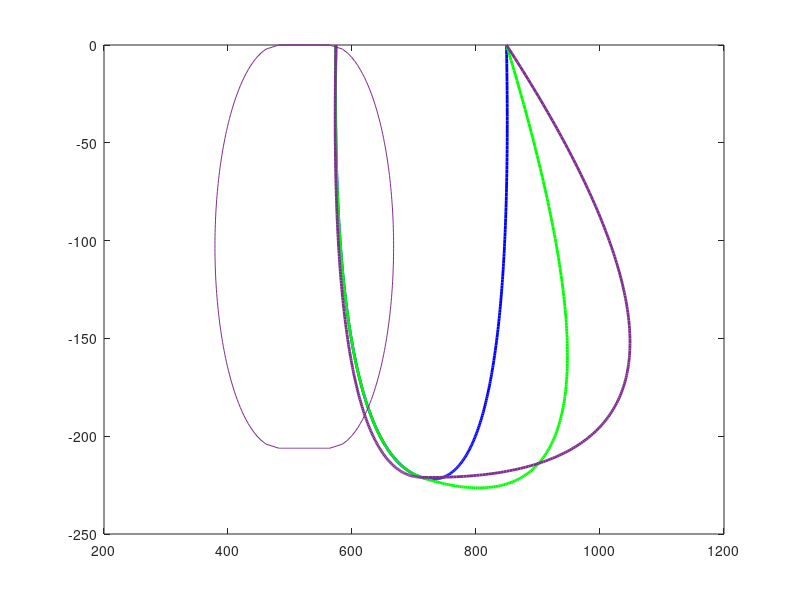

The MATLAB script that drew this image: (Note: this script raises an error after producing the figure.)
clc;
clear;
close all;
box('on');
set(gcf, 'Position', [1000 500 800 750]);
brown = [200 100 16]/256;
orange = [0.8500 0.3250 0.0980];
purple = [0.4940 0.1840 0.5560];
forest_green = [34, 139, 34] / 255;


% load P5XBez.mat;
hold on;
% plot([Bez1X, Bez2X], [Bez1Y, Bez2Y], 'Color', 'magenta', 'LineWidth', 2);
% plot(, Bez2Y, 'Color', 'magenta', 'LineWidth', 2);
% 
load 1XBez.mat;

plot( [Bez1Y, Bez2Y],-[Bez1X, Bez2X], 'Color', 'blue', 'LineWidth', 2);
% plot(Bez2X, Bez2Y, 'Color', 'blue', 'LineWidth', 2);
% 
load 1P5XBez.mat;

plot( [Bez1Y, Bez2Y],-[Bez1X, Bez2X], 'Color', 'green', 'LineWidth', 2);
% plot(Bez2X, Bez2Y, 'Color', 'green', 'LineWidth', 2);

load 2XBez.mat;

plot( [Bez1Y, Bez2Y],-[Bez1X, Bez2X], 'Color', purple, 'LineWidth', 2);

load 1XHold.mat
plot( [top_y, straight_y, bot_y, straight_y],-[turn_x, right_x, turn_x2, left_x, ], LineWidth=2, Color='blue', LineStyle='--')
% plot(, , LineWidth=2, Color='black')
% plot(, , LineWidth=2, Color='black')
% plot(, , LineWidth=2, Color='black')

load 1P5XHold.mat
plot([top_y, straight_y, bot_y, straight_y],-[turn_x, right_x, turn_x2, left_x, ],  LineWidth=2, Color='green', LineStyle='--')

load 2XHold.mat
plot( [top_y, straight_y, bot_y, straight_y],-[turn_x, right_x, turn_x2, left_x, ], LineWidth=2, Color=purple, LineStyle='--')
% plot(Bez2X, Bez2Y, 'Color', purple, 'LineWidth', 2);
% 
% load 3XBez.mat;
% 
% plot( [Bez1Y, Bez2Y],-[Bez1X, Bez2X], 'Color', 'magenta', 'LineWidth', 2);
% % plot(Bez2X, Bez2Y, 'Color', 'black', 'LineWidth', 2);
% 
% load 4XBez.mat;
% 
% plot( [Bez1Y, Bez2Y],-[Bez1X, Bez2X], 'Color', 'cyan', 'LineWidth', 2);
% % plot(Bez2X, Bez2Y, 'Color', 'cyan', 'LineWidth', 2);


load Corridors.mat
plot( [B1_NodeY(1), B1_NodeY(2), B2_NodeY(3)],-[corridor, corridor, corridor], 'LineStyle', '--', 'color', orange, LineWidth = 3);
% plot([op_corridor-228, op_corrridor-228, op_corridor-228], [B1_NodeY(1), B1_NodeY(2), B2_NodeY(3)], 'LineStyle', '--', 'color', 'black');
plot( [koz_top, koz_bot,koz_bot, koz_bot, koz_top, koz_top],-[koz_x, koz_x,B1_NodeX(1), koz_x, koz_x, B1_NodeX(1)], color = 'red', linestyle = '--', LineWidth = 3);
% plot([], [], color = 'red', linestyle = '--', LineWidth = 3);
% plot([], [], color = 'red', linestyle = '--', LineWidth = 3);
axis('equal');
grid();
ylim([-300, 200]);
xlim([0, 1100]);
% title('Bezier Curves with Different Requested TOAs', FontSize=14);
ylabel('Y(m)', FontSize=14);
xlabel('X(m)', FontSize=14);
% show();

% load P5XHold.mat
% plot([turn_x, right_x, turn_x2, left_x, ], [top_y, straight_y, bot_y, straight_y], LineWidth=2, Color='black')
% plot([turn_x, right_x], [top_y, straight_y], LineWidth=2, Color='black')


% load 3XHold.mat
% plot( [top_y, straight_y, bot_y, straight_y],-[turn_x, right_x, turn_x2, left_x, ], LineWidth=2, Color='magenta', LineStyle='--')
% 
% load 4XHold.mat
% plot( [top_y, straight_y, bot_y, straight_y],-[turn_x, right_x, turn_x2, left_x, ], LineWidth=2, Color='cyan', LineStyle='--')

plot([-600, 0, 1100], [0, 0, 0], LineWidth=2, color = forest_green, HandleVisibility= 'on')

scatter(B2_NodeY(3), B2_NodeX(3), 100, MarkerFaceColor='black', MarkerEdgeColor='black')

scatter(B1_NodeY(1), B1_NodeX(1), 100, MarkerFaceColor='green', MarkerEdgeColor='green')

legend({'5.3s', '7.95s', '10.6s', '5.3s', '7.95s', '10.6s', 'Flight Corridor Bound', 'Emergency Vehicle' + string(newline)  + 'Clearance Area',  'Nominal Path', 'Goal Point', 'Start Point'}, 'Location','north west', 'FontSize', 13, 'NumColumns', 4);

plot( [B1_NodeY(3), B1_NodeY(3), B1_NodeY(3)],-[0, 150, 250], LineStyle='--', color = 'black', LineWidth=2, HandleVisibility= 'off')
text( 475,-100, sprintf('Curve 1'), FontSize=10)
text( 850,-150, sprintf('Curve 2'), FontSize=10)
text(200, -250, sprintf('Holding Patterns'), FontSize=10)

%'15.9s', '21.2s' '15.9s', '21.2s',